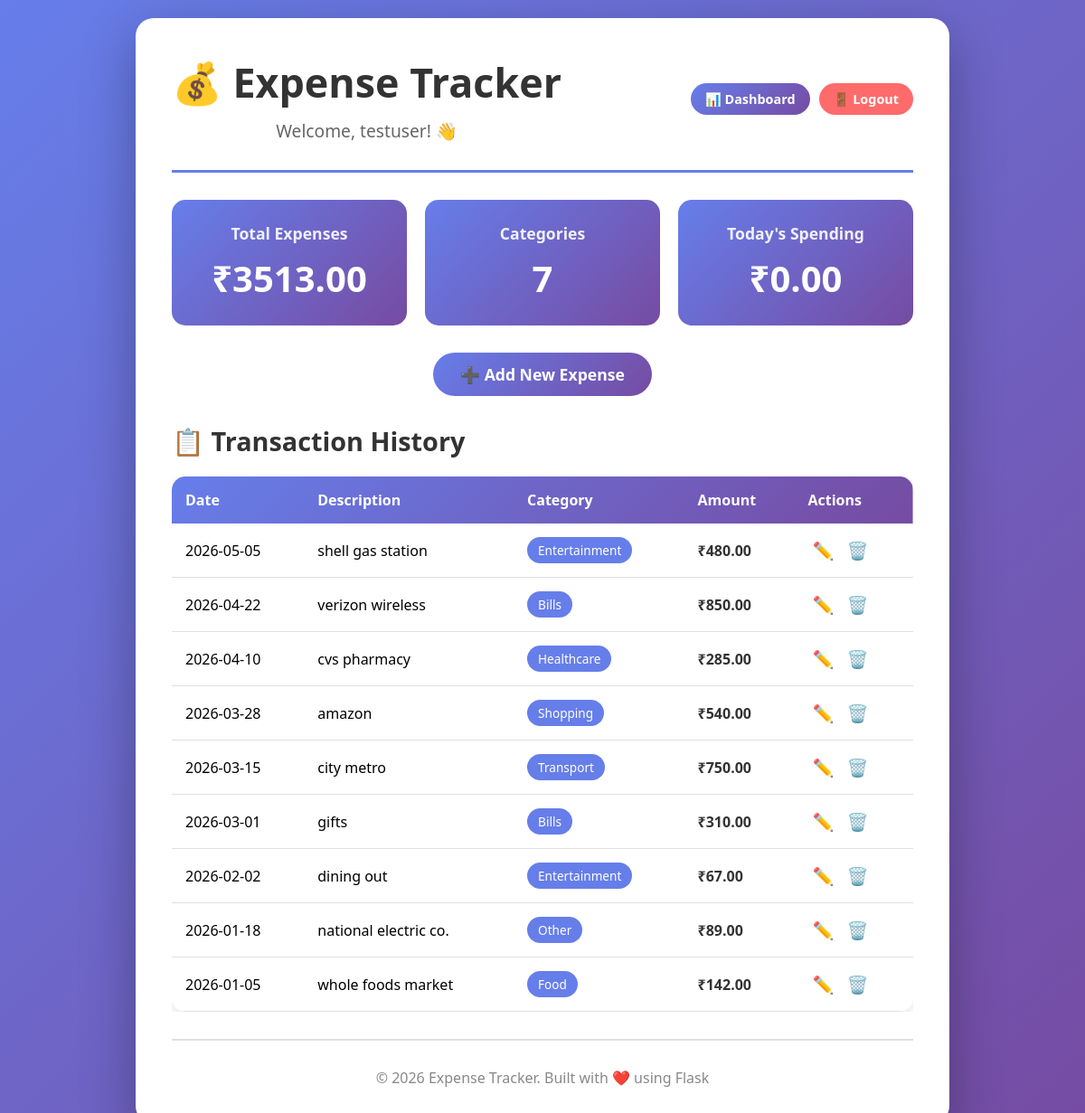
/ (signed in), run on the app's committed database.
### tables this page shows
CREATE TABLE expenses (
            id INTEGER PRIMARY KEY AUTOINCREMENT,
            user_id INTEGER NOT NULL,
            description TEXT NOT NULL,
            amount REAL NOT NULL,
            category TEXT NOT NULL,
            date TEXT NOT NULL,
            FOREIGN KEY (user_id) REFERENCES users (id)
        );

### app.py (the view)
@app.route('/')
def home():
    if 'user_id' not in session:
        flash('Please login to view your expenses.', 'info')
        return redirect(url_for('login'))
    user_id = session['user_id']
    expenses = db.get_expenses_by_user(user_id)
    total = db.get_total_expenses(user_id)
    categories = db.get_expenses_by_category(user_id)
    today_total = db.get_today_total(user_id)
    return render_template('index.html',
                         expenses=expenses,
                         total=total,
                         categories=categories,
                         today_total=today_total,
                         username=session.get('username'))

### database.py (called while the page is built)
def get_connection():
    conn = sqlite3.connect(DB_NAME)
    conn.row_factory = sqlite3.Row
    return conn

def get_expenses_by_user(user_id):
    conn = get_connection()
    cursor = conn.cursor()
    cursor.execute('''
        SELECT * FROM expenses
        WHERE user_id = ?
        ORDER BY date DESC
    ''', (user_id,))
    expenses = cursor.fetchall()
    conn.close()
    return expenses

def get_total_expenses(user_id):
    conn = get_connection()
    cursor = conn.cursor()
    cursor.execute('''
        SELECT SUM(amount) as total
        FROM expenses
        WHERE user_id = ?
    ''', (user_id,))
    result = cursor.fetchone()
    conn.close()
    return result['total'] if result['total'] is not None else 0

def get_expenses_by_category(user_id):
    conn = get_connection()
    cursor = conn.cursor()
    cursor.execute('''
        SELECT category, COUNT(*) as count, SUM(amount) as total
        FROM expenses
        WHERE user_id = ?
        GROUP BY category
        ORDER BY total DESC
    ''', (user_id,))
    categories = cursor.fetchall()
    conn.close()
    return categories

def get_today_total(user_id):
    today = datetime.now().strftime('%Y-%m-%d')
    conn = get_connection()
    cursor = conn.cursor()
    cursor.execute('''
        SELECT SUM(amount) as total
        FROM expenses
        WHERE user_id = ? AND date = ?
    ''', (user_id, today))
    result = cursor.fetchone()
    conn.close()
    return result['total'] if result['total'] is not None else 0

### templates/index.html (shortened to what this page needs)
<!DOCTYPE html>
<html lang="en">
<head>
    <link rel="stylesheet" href="{{ url_for('static', filename='style.css') }}">
</head>
<body>
    <div class="container">
        <header>
    <div style="display: flex; justify-content: space-between; align-items: center; flex-wrap: wrap;">
        <div>
            <h1>💰 Expense Tracker</h1>
            <p>Welcome, {{ username }}! 👋</p>
        </div>
        <div style="display: flex; gap: 10px;">
            <a href="{{ url_for('dashboard') }}" class="btn-nav">📊 Dashboard</a>
            <a href="{{ url_for('logout') }}" class="btn-logout">🚪 Logout</a>
        </div>
    </div>
</header>
        <main>
            <section class="stats">
                <div class="stat-card">
                    <h3>Total Expenses</h3>
                    <p class="stat-number">₹{{ "%.2f"|format(total) }}</p>
                </div>
                <div class="stat-card">
                    <h3>Categories</h3>
                    <p class="stat-number">{{ categories|length }}</p>
                </div>
                <div class="stat-card">
                    <h3>Today's Spending</h3>
                    <p class="stat-number">₹{{ "%.2f"|format(today_total) }}</p>
                </div>
            </section>
            <div style="text-align: center; margin: 30px 0;">
                <a href="{{ url_for('add_expense') }}" class="btn-add">➕ Add New Expense</a>
            </div>
            <section class="expenses-section">
                <h2>📋 Transaction History</h2>
                {% if expenses %}
                    <div class="table-responsive">
                        <table>
                            <thead>
                                <tr>
                                    <th>Date</th>
                                    <th>Description</th>
                                    <th>Category</th>
                                    <th>Amount</th>
                                    <th>Actions</th>
                                </tr>
                            </thead>
                            <tbody>
                                {% for expense in expenses %}
                                <tr>
                                    <td>{{ expense.date }}</td>
                                    <td>{{ expense.description }}</td>
                                    <td><span class="badge">{{ expense.category }}</span></td>
                                    <td class="amount">₹{{ "%.2f"|format(expense.amount) }}</td>
                                    <td class="actions">
                                        <a href="{{ url_for('edit_expense', expense_id=expense.id) }}" class="btn-edit">✏️</a>
                                        <a href="{{ url_for('delete_expense', expense_id=expense.id) }}" class="btn-delete" onclick="return confirm('Are you sure you want to delete this expense?')">🗑️</a>
                                    </td>
                                </tr>
                                {% endfor %}
                            </tbody>
                        </table>
                    </div>
                {% else %}
                    <div class="empty-state">
                        <p>📭 No expenses yet. Start tracking today!</p>
                        <a href="{{ url_for('add_expense') }}" class="btn-add">Add Your First Expense</a>
                    </div>
                {% endif %}
            </section>
        </main>
        <footer>
            <p>&copy; 2026 Expense Tracker. Built with ❤️ using Flask</p>
        </footer>
    </div>
</body>
</html>

### static/style.css (style rules this page uses)
* { margin: 0; padding: 0; box-sizing: border-box; }
body { font-family: 'Segoe UI', Tahoma, Geneva, Verdana, sans-serif; background: linear-gradient(135deg, #667eea 0%, #764ba2 100%); min-height: 100vh; display: flex; justify-content: center; align-items: center; padding: 20px; }
.container { background: white; border-radius: 20px; box-shadow: 0 20px 60px rgba(0, 0, 0, 0.3); padding: 40px; max-width: 900px; width: 100%; animation: fadeIn 0.5s ease-in; }
header { text-align: center; padding-bottom: 30px; border-bottom: 3px solid #667eea; margin-bottom: 30px; }
header h1 { font-size: 2.8rem; color: #333; margin-bottom: 10px; }
header p { font-size: 1.2rem; color: #666; }
.stats { display: grid; grid-template-columns: repeat(auto-fit, minmax(200px, 1fr)); gap: 20px; margin-top: 30px; }
.stat-card { background: linear-gradient(135deg, #667eea 0%, #764ba2 100%); padding: 25px; border-radius: 15px; text-align: center; color: white; transition: transform 0.3s ease; }
.stat-card h3 { font-size: 1.1rem; margin-bottom: 10px; opacity: 0.9; }
.stat-number { font-size: 2.5rem; font-weight: bold; }
footer { text-align: center; padding-top: 30px; margin-top: 30px; border-top: 2px solid #e0e0e0; color: #888; }
footer p { font-size: 1rem; }
.btn-add { display: inline-block; background: linear-gradient(135deg, #667eea 0%, #764ba2 100%); color: white; padding: 12px 30px; border-radius: 30px; text-decoration: none; font-weight: bold; font-size: 1.1rem; transition: transform 0.3s ease, box-shadow 0.3s ease; }
.expenses-section { margin-top: 30px; }
.expenses-section h2 { color: #333; margin-bottom: 20px; font-size: 1.8rem; }
.table-responsive { overflow-x: auto; }
table { width: 100%; border-collapse: collapse; background: white; border-radius: 15px; overflow: hidden; box-shadow: 0 5px 15px rgba(0, 0, 0, 0.1); }
thead { background: linear-gradient(135deg, #667eea 0%, #764ba2 100%); color: white; }
th { padding: 15px; text-align: left; font-weight: 600; }
td { padding: 15px; border-bottom: 1px solid #e0e0e0; }
.badge { background: #667eea; color: white; padding: 5px 12px; border-radius: 20px; font-size: 0.85rem; display: inline-block; }
.amount { font-weight: bold; color: #333; }
.actions a { margin: 0 5px; text-decoration: none; font-size: 1.2rem; }
.btn-edit { color: #667eea; }
.btn-delete { color: #ff6b6b; }
.btn-logout { background: #ff6b6b; color: white; padding: 10px 20px; border-radius: 30px; text-decoration: none; font-weight: bold; transition: transform 0.3s ease, box-shadow 0.3s ease; }
.btn-nav { background: linear-gradient(135deg, #667eea 0%, #764ba2 100%); color: white; padding: 10px 20px; border-radius: 30px; text-decoration: none; font-weight: bold; transition: transform 0.3s ease, box-shadow 0.3s ease; display: inline-block; }
header .btn-nav, header .btn-logout { font-size: 0.9rem; padding: 8px 16px; }

### data on the page
expenses: date "2026-05-05", description "shell gas station", category "Entertainment", amount "480.00"
expenses: date "2026-04-22", description "verizon wireless", category "Bills", amount "850.00"
expenses: date "2026-04-10", description "cvs pharmacy", category "Healthcare", amount "285.00"
expenses: date "2026-03-28", description "amazon", category "Shopping", amount "540.00"
expenses: date "2026-03-15", description "city metro", category "Transport", amount "750.00"
expenses: date "2026-03-01", description "gifts", category "Bills", amount "310.00"
expenses: date "2026-02-02", description "dining out", category "Entertainment", amount "67.00"
expenses: date "2026-01-18", description "national electric co.", category "Other", amount "89.00"
expenses: date "2026-01-05", description "whole foods market", category "Food", amount "142.00"

### other printed values
{{ username }} "testuser"
{{ "%.2f"|format(total) }} "3513.00"
{{ categories|length }} "7"
{{ "%.2f"|format(today_total) }} "0.00"
